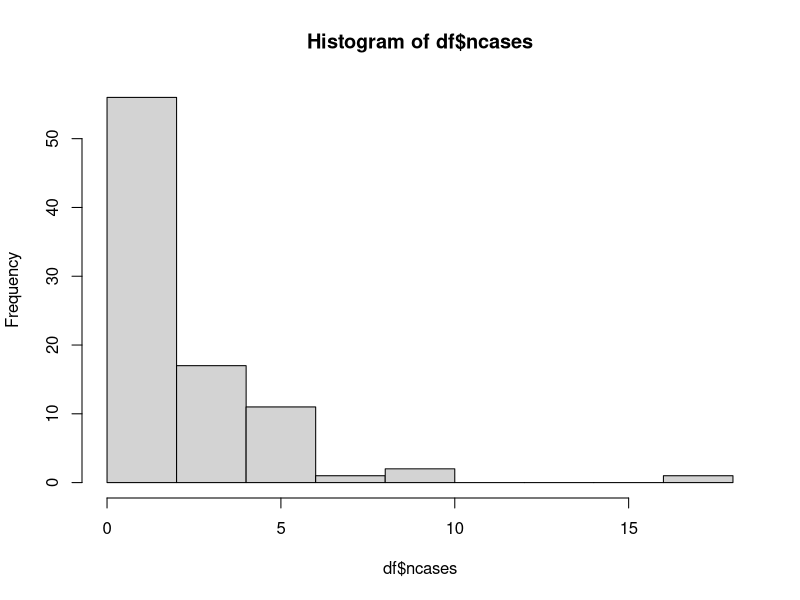
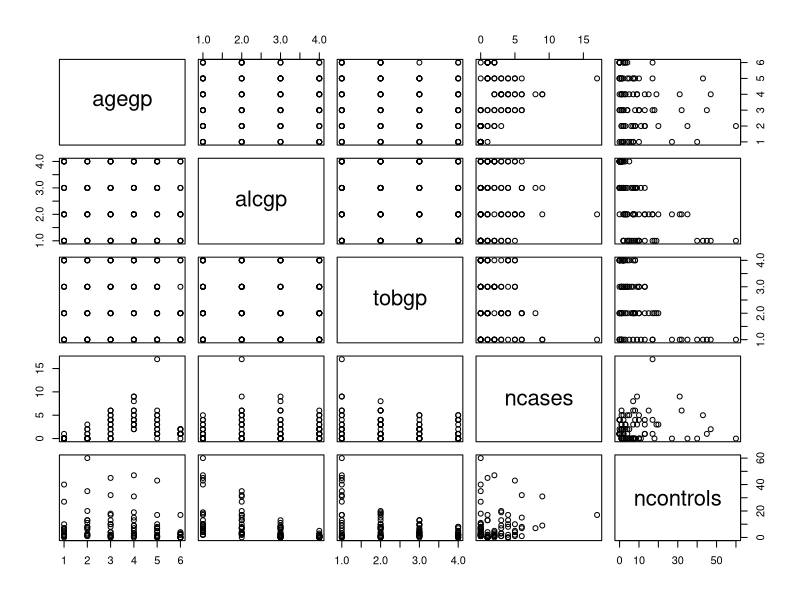

These figures' R source, in order:
## ---- chunk 1
df <- esoph
## ---- chunk 2
str(df)
## ---- chunk 3
summary(df)
## ---- chunk 4
mean(df$ncases)
mean(df$ncontrols)
median(df$ncases)
median(df$ncontrols)
var(df$ncases)
var(df$ncontrols)
## ---- chunk 5
summary(df[c("ncases", "ncontrols", "agegp")])
## ---- chunk 6
df.sub0 <- subset(df, agegp == "25-34" & ncases > 0)
df.sub0
## ---- chunk 7
df.sub1 <- subset(df, agegp == "65-74" & ncases > 0)
df.sub1
## ---- chunk 8
df.sub2 <- subset(df, agegp == "25-34" & alcgp == "0-39g/day" & tobgp == "0-9g/day")
df.sub2
## ---- chunk 9
df.sub3 <- subset(df, agegp == "75+" & alcgp == "0-39g/day" & tobgp == "0-9g/day")
df.sub3
## ---- chunk 10
df.sub4 <- subset(df, agegp == "35-44" & ncases > 0, select = c(agegp, alcgp, tobgp, ncases))
df.sub4
## ---- chunk 11
df.sub5 <- subset(df, alcgp == "0-39g/day" & tobgp == "0-9g/day" & ncases > 0, select = c(agegp, alcgp, tobgp, ncases))
df.sub5
## ---- chunk 12
df.sub6 <- subset(df, alcgp == "120+" & tobgp == "30+" & ncases > 0, select = c(agegp, alcgp, tobgp, ncases))
df.sub6
## ---- chunk 13
hist(df$ncases)
## ---- chunk 14
plot(df)
